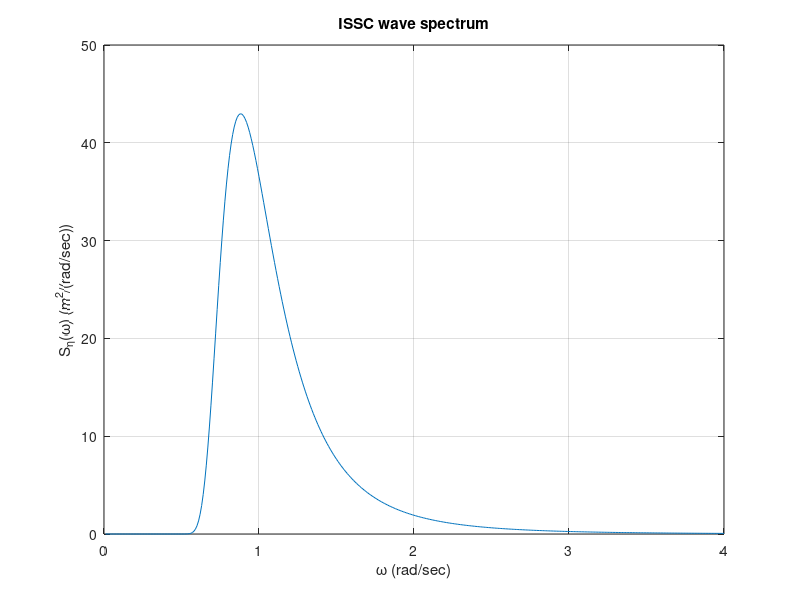
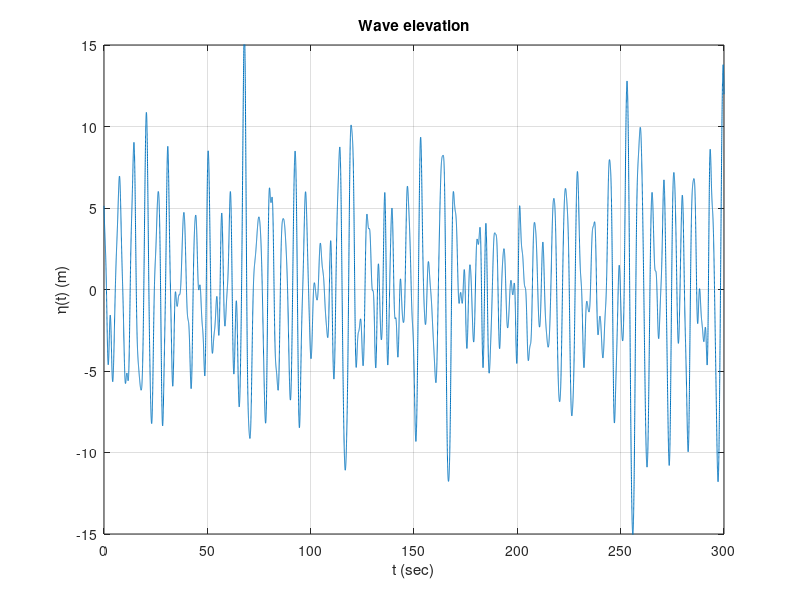

Recreate these plots in MATLAB, in order.
%% Initialize
clear ; clc ; close all ;

%% Given for ISSC wave spectrum
% Condition to represent the wave spectrum
waveFrequencyMax = 4 ;

% Variables to represent to the wave energy spectrum
periodAvegrage = 10 ; 
waveSignificantHeight = 6 ;
A = (173 * waveSignificantHeight^2) / (periodAvegrage^2) ; 
B = 691 / (waveSignificantHeight^4) ;
waveFrequency = 0:0.01:waveFrequencyMax ;

% Wave energy spectrum formula
waveEnergySpectrum = (A ./ waveFrequency.^5) .* exp(-B ./ waveFrequency.^5) ;

% Visualization of the wave energy spectrum
waveEnergySpectrumFig = figure ;
figure(waveEnergySpectrumFig) ;
plot(waveFrequency, waveEnergySpectrum) ;
title('ISSC wave spectrum') ;
xlabel('\omega (rad/sec)') ; ylabel('S_{\eta}(\omega) (m^{2}/(rad/sec))') ;
grid on ;
saveas(waveEnergySpectrumFig, 'WaveEnergySpectrumISSC.png') ;

%% Wave elevation time series according to discrete wave frequncy
% It Needs 
%  1. discrete wave frequency
%  2. discrete wave energy spectrum according to discrete wave frequecy
%  3. wave frequency interval
%  4. time step to represent the wave elevation in time series
%  5. random phase anlge according to discrete wave frequency

% the number of bins to devide the wave frequency domain for discrete anular frequnecy
numBins = 500 ;      

% 1. discrete wave frequency
waveFrequencyDiscrete = linspace(0, waveFrequencyMax, numBins) ;

% 2. discrete wave energy spectrum
waveEnergySpectrumDiscrete = interp1(waveFrequency, waveEnergySpectrum, waveFrequencyDiscrete) ;

% 3. Wave frequency interval
waveFreqeuncyInterval = waveFrequencyMax / numBins ;

% 4. Random phase angle according to discrete wave frequency
phaseAngleRandSeed = 2 ;
rng(phaseAngleRandSeed) ;
randomPhaseAngle = rand(1, numBins) * (2*pi) ;

% Wave elevation according to discrete wave frequncdy
% waveElevation:  across row: anglularFrequencyIndex, across column: timeStep
timeMax = 60 * 5 ;
timeStep = 0:0.01:timeMax ;
for waveFrequencyIndex = 1:length(waveFrequencyDiscrete)
    componentWaveElevation(:, waveFrequencyIndex) =...
        sqrt(2 * waveEnergySpectrumDiscrete(waveFrequencyIndex) * waveFreqeuncyInterval)...
        * cos(waveFrequencyDiscrete(waveFrequencyIndex) * timeStep...
        + randomPhaseAngle(waveFrequencyIndex)) ;
end


%% Visualization of the component wave(each regular wave) elevation according to discrete wave frequncy
showsComponentWaveElevation = false ;

if showsComponentWaveElevation
    numSubplotInOneFig = 24 ;
    numFig = ceil(numBins / numSubplotInOneFig) ;
    numSubplotColumn = 3 ;
    numSubplotRow = ceil(numSubplotInOneFig / numSubplotColumn) ;
    waveFrequencyIndex = 0 ;     

    for figIndex = 1:numFig
        componentWaveElevationFig(figIndex) = figure ;
        figure(componentWaveElevationFig(figIndex)) ;
        set(componentWaveElevationFig(figIndex), 'position', [0 0 (numSubplotColumn * 150 * 1.4) (numSubplotRow * 100 * 1.2)]) ;
        tempWaveFrequencyIndexHistory = [] ;     % reset the wave frequency index history

        for subplotCount = 1:numSubplotInOneFig
            waveFrequencyIndex = waveFrequencyIndex + 1 ;
            if waveFrequencyIndex > numBins
                break
            end
            tempWaveFrequencyIndexHistory(subplotCount) = waveFrequencyIndex ;    % Hold wave frequency index history for subgroup title

            subplot(numSubplotRow, numSubplotColumn, subplotCount) ;
            plot(timeStep, componentWaveElevation(:, waveFrequencyIndex)) ;
            axis([0 timeMax -max(max(componentWaveElevation)) max(max(componentWaveElevation))]) ;
            xlabel('t (sec)') ; ylabel('\eta(t) (m)') ;
            title(['\omega_{', num2str(waveFrequencyIndex), '}']) ;
            grid on ;
        end

        sgtitle(['Time singal of wave elevation for \omega_{',...
            num2str(min(tempWaveFrequencyIndexHistory)), '} _- _{',...
            num2str(max(tempWaveFrequencyIndexHistory)), '}']) ;

        componentWavefigSaveName = sprintf('WaveElevation%d_%d.png',...
            min(tempWaveFrequencyIndexHistory),...
            max(tempWaveFrequencyIndexHistory)) ;

        saveas(componentWaveElevationFig(figIndex), componentWavefigSaveName) ;
    end
end

%% Visualization of the irregular wave(sum of each regular wave) elevation
componentWaveElevation = fillmissing(componentWaveElevation, 'constant', 0) ;
waveElevation = sum(componentWaveElevation, 2) ;

waveElevationFig = figure ;
plot(timeStep, waveElevation) ;
axis([0 timeMax -15 15]) ;
xlabel('t (sec)') ; ylabel('\eta(t) (m)') ;
title('Wave elevation') ;
grid on ;
waveElevationSaveFigName = sprintf('waveElevation_Bins%d_RandSeed%d.png', numBins, phaseAngleRandSeed) ;
saveas(waveElevationFig, waveElevationSaveFigName) ;

waveElevationSaveMatName = sprintf('waveElevation_Bins%d_RandSeed%d.mat', numBins, phaseAngleRandSeed) ;
waveFreqeuncyDiscreteSaveMatName = sprintf('waveFrequency_Bins%d_RandSeed%d.mat', numBins, phaseAngleRandSeed) ;
timeStepSaveMatName = sprintf('timeStep_Bins%d_RandSeed%d.mat', numBins, phaseAngleRandSeed) ;
save(waveElevationSaveMatName, 'waveElevation') ;   
save(waveFreqeuncyDiscreteSaveMatName, 'waveFrequencyDiscrete') ;
save(timeStepSaveMatName, 'timeStep')